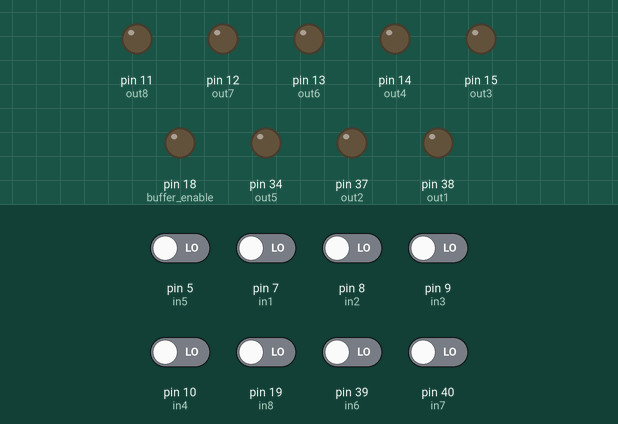
A sketch run on a simulated Arduino Mega 2560, built with avr-gcc and run on an emulated ATmega2560. On the bench: output pins drawn as LEDs (lit = HIGH). Inputs (shaded band) come from the test bench; at power-on: pin 5 (in5), pin 7 (in1), pin 8 (in2), pin 9 (in3), pin 10 (in4), pin 19 (in8), pin 39 (in6), pin 40 (in7) LOW.

Above: at 1.2 s.
1.3 s: pin 5 (in5) driven HIGH
At 2.3 s:
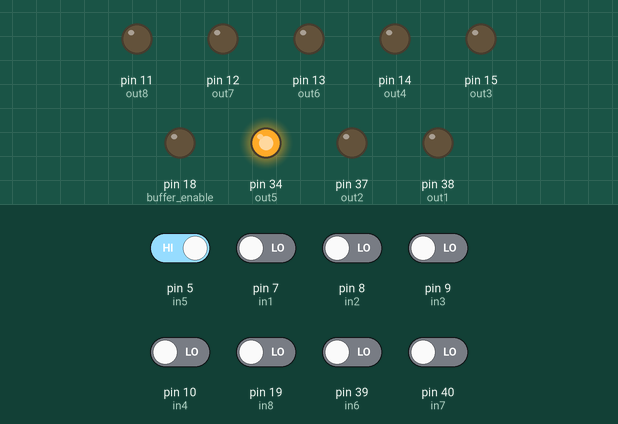
2.8 s: pin 7 (in1) driven HIGH
At 3.5 s:
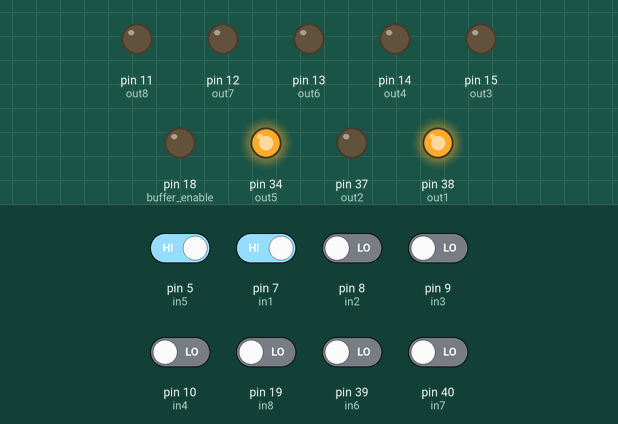
4.3 s: pin 8 (in2) driven HIGH
At 4.6 s:
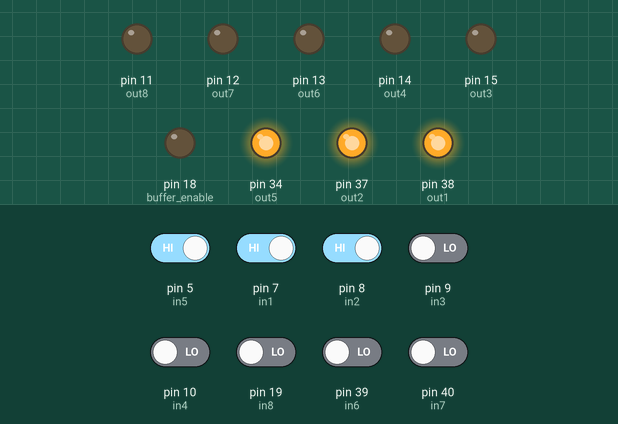
5.8 s: pin 9 (in3) driven HIGH
At 6.9 s:
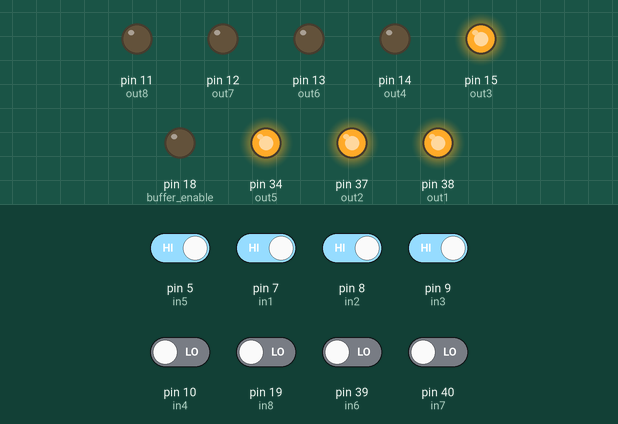
7.3 s: pin 10 (in4) driven HIGH
At 8.1 s:
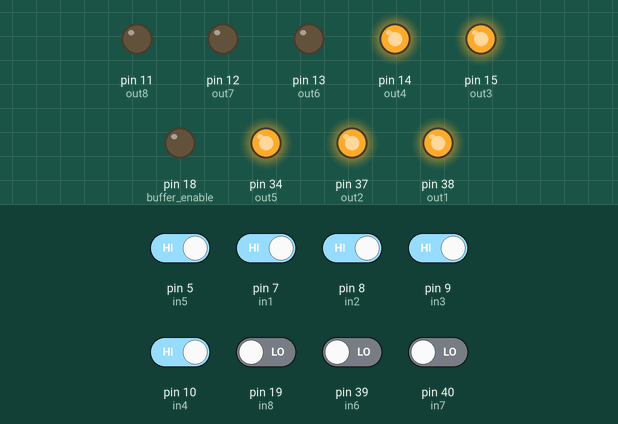
8.8 s: pin 19 (in8) driven HIGH
At 9.2 s:
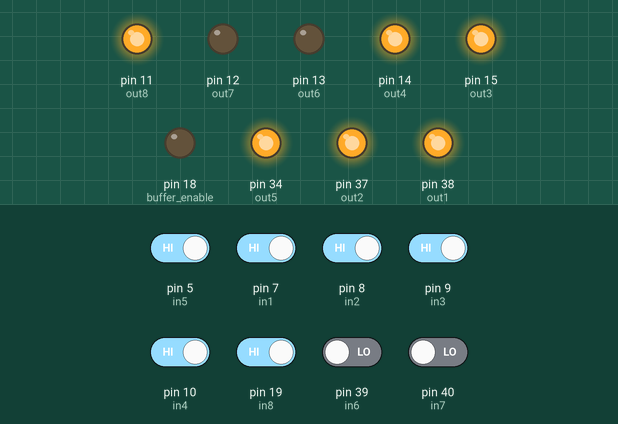
Timing chart, 0 to 11.3 s (numbered marks = the images above; inputs shaded):
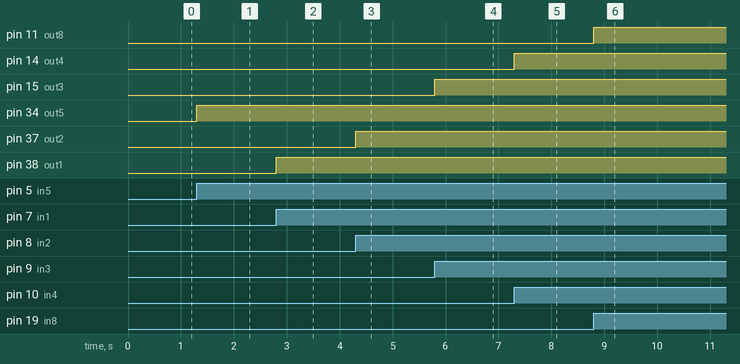

Measured:
- after the input at 1.3 s, pin 34 (out5): LOW → HIGH at once
- after the input at 2.8 s, pin 38 (out1): LOW → HIGH at once
- after the input at 4.3 s, pin 37 (out2): LOW → HIGH at once
- after the input at 5.8 s, pin 15 (out3): LOW → HIGH at once
- after the input at 7.3 s, pin 14 (out4): LOW → HIGH at once
- after the input at 8.8 s, pin 11 (out8): LOW → HIGH at once

The sketch:

energia_code.ino
```cpp
// Pin definitions for easy sketch modification
// INPUTS
const int in1 = 7;
const int in2 = 8;
const int in3 = 9;
const int in4 = 10;
const int in5 = 5;
const int in6 = 39;
const int in7 = 40;
const int in8 = 19;

// OUTPUTS
const int out1 = 38;
const int out2 = 37;
const int out3 = 15;
const int out4 = 14;
const int out5 = 34;
const int out6 = 13;
const int out7 = 12;
const int out8 = 11;

// Buffer enable
const int buffer_enable = 18;


void setup()
{
  // Turn off buffers to start (buffer_enable is active low)
  pinMode(buffer_enable, OUTPUT);
  digitalWrite(buffer_enable, HIGH);

  // Inputs
  pinMode(in1, INPUT);
  pinMode(in2, INPUT);
  pinMode(in3, INPUT);
  pinMode(in4, INPUT);
  pinMode(in5, INPUT);
  pinMode(in6, INPUT);
  pinMode(in7, INPUT);
  pinMode(in8, INPUT);

  // Outputs
  pinMode(out1, OUTPUT);
  pinMode(out2, OUTPUT);
  pinMode(out3, OUTPUT);
  pinMode(out4, OUTPUT);
  pinMode(out5, OUTPUT);
  pinMode(out6, OUTPUT);
  pinMode(out7, OUTPUT);
  pinMode(out8, OUTPUT);

  // Initialize all outputs to 0
  digitalWrite(out1, LOW);
  digitalWrite(out2, LOW);
  digitalWrite(out3, LOW);
  digitalWrite(out4, LOW);
  digitalWrite(out5, LOW);
  digitalWrite(out6, LOW);
  digitalWrite(out7, LOW);
  digitalWrite(out8, LOW);

  // Enable buffers
  digitalWrite(buffer_enable, LOW);
}

void loop()
{
  /**
  ** The following example transfers the input states directly
  ** to the output states. Effectively, a 5V buffer, simply to
  ** demonstrate basic functionality.
  **/

  if (digitalRead(in1) == HIGH){ digitalWrite(out1, HIGH); }
  else { digitalWrite(out1, LOW); }

  if (digitalRead(in2) == HIGH){ digitalWrite(out2, HIGH); }
  else { digitalWrite(out2, LOW); }

  if (digitalRead(in3) == HIGH){ digitalWrite(out3, HIGH); }
  else { digitalWrite(out3, LOW); }

  if (digitalRead(in4) == HIGH){ digitalWrite(out4, HIGH); }
  else { digitalWrite(out4, LOW); }

  if (digitalRead(in5) == HIGH){ digitalWrite(out5, HIGH); }
  else { digitalWrite(out5, LOW); }

  if (digitalRead(in6) == HIGH){ digitalWrite(out6, HIGH); }
  else { digitalWrite(out6, LOW); }

  if (digitalRead(in7) == HIGH){ digitalWrite(out7, HIGH); }
  else { digitalWrite(out7, LOW); }

  if (digitalRead(in8) == HIGH){ digitalWrite(out8, HIGH); }
  else { digitalWrite(out8, LOW); }
}
```
